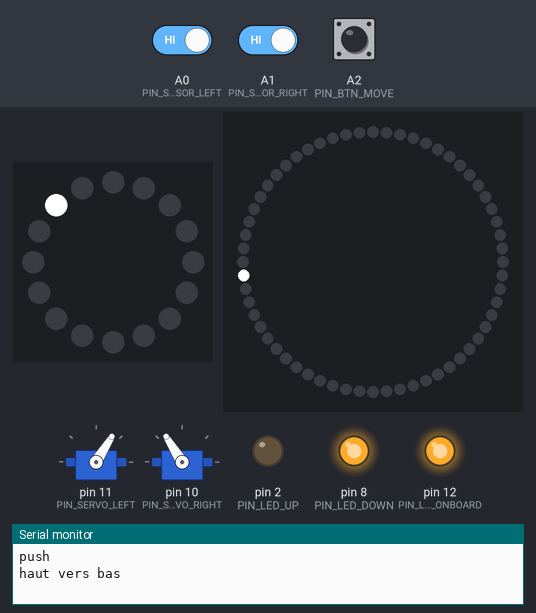
A sketch run on a simulated Arduino Uno, built with avr-gcc and run on an emulated ATmega328P. Parts: 2 × servo, 16 RGB LEDs in a ring, first at the top, clockwise, 60 RGB LEDs in a ring, first at the top, clockwise, output pins drawn as LEDs (lit = HIGH), the last lines printed to the serial monitor. Inputs (shaded band) come from the test bench; at power-on: A2 (PIN_BTN_MOVE) HIGH, A0 (PIN_SENSOR_LEFT) HIGH, A1 (PIN_SENSOR_RIGHT) HIGH.

Above: at 3.3 s.
3.4 s: A2 (PIN_BTN_MOVE) pulled LOW for 0.15 s
At 3.85 s:
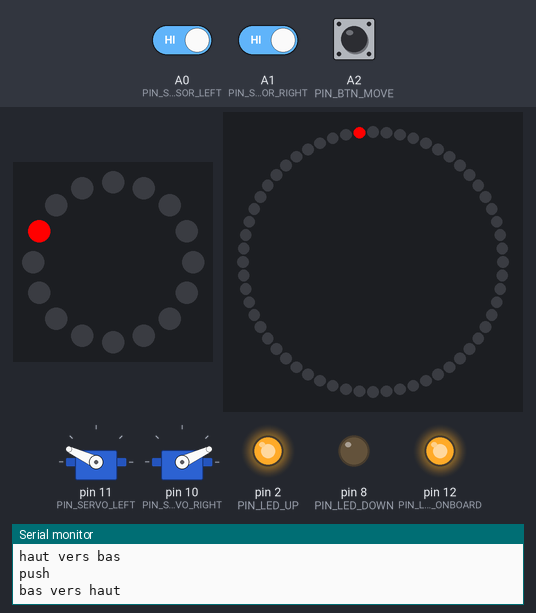
4.1 s: A2 (PIN_BTN_MOVE) pulled LOW for 1 s
At 5.4 s:
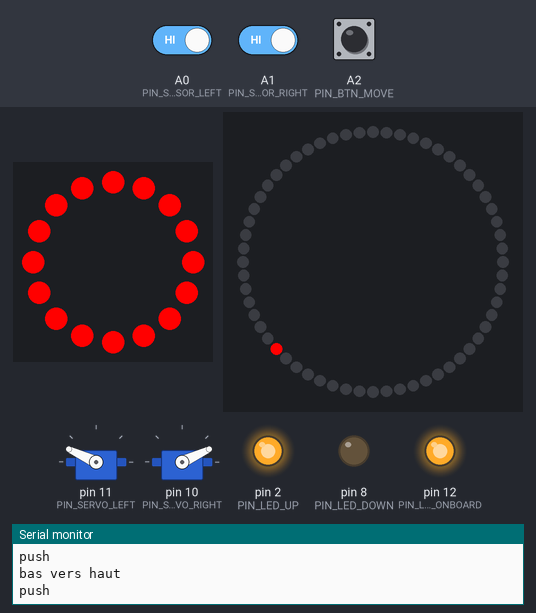
8.1 s: A0 (PIN_SENSOR_LEFT) driven LOW
At 8.35 s:
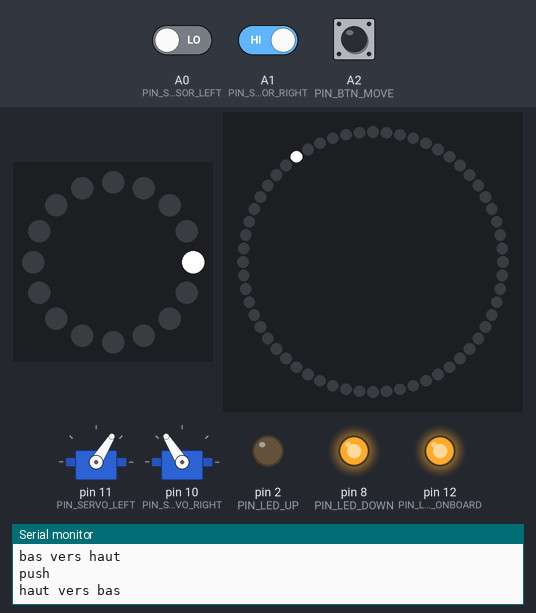
9.7 s: A1 (PIN_SENSOR_RIGHT) driven LOW
At 9.85 s:
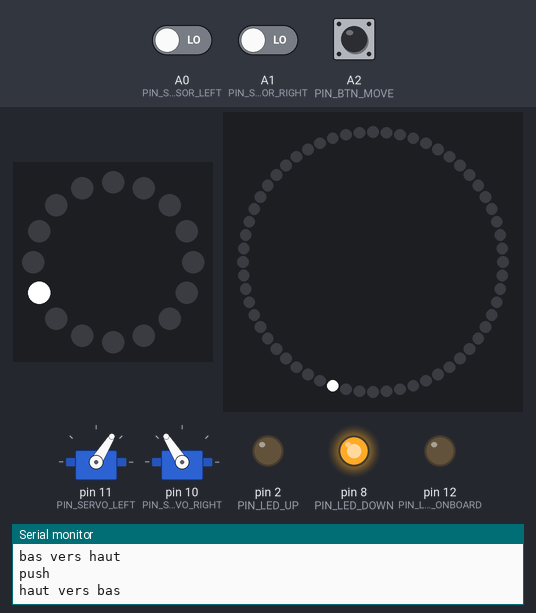
12.1 s: A2 (PIN_BTN_MOVE) pulled LOW for 0.15 s
At 12.55 s:
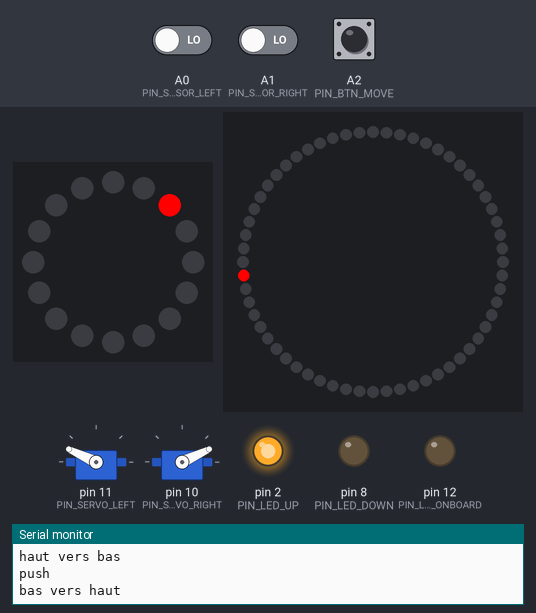
12.8 s: A2 (PIN_BTN_MOVE) pulled LOW for 3.2 s
At 17.3 s:
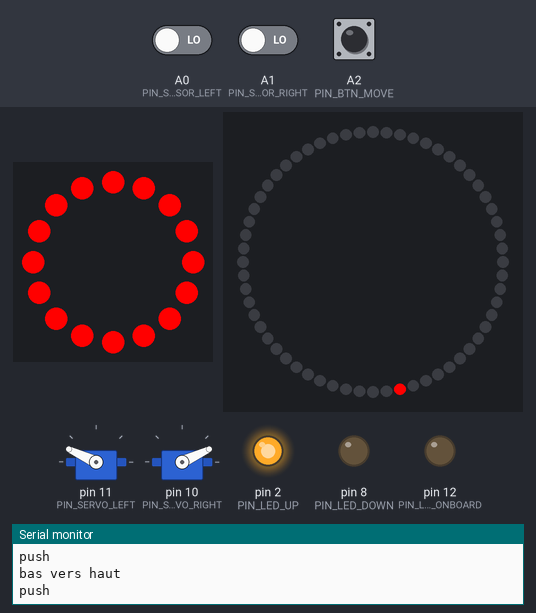
Timing chart, 0 to 20.0 s (numbered marks = the images above; inputs shaded):
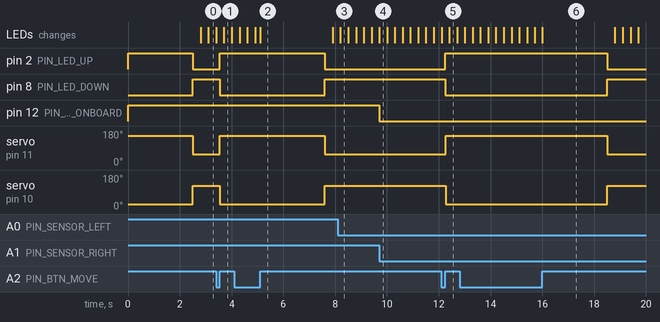

Measured:
- after the input at 3.4 s, pin 2 (PIN_LED_UP): LOW → HIGH after 0.15 s; pin 8 (PIN_LED_DOWN): HIGH → LOW after 0.15 s; servo on pin 11 (PIN_SERVO_LEFT): 58° → 155° after 0.15 s; servo on pin 10 (PIN_SERVO_RIGHT): 122° → 25° after 0.15 s; the LEDs: first differ from a run without the input after 0.31 s (image 1)
- after the input at 4.1 s, pin 2 (PIN_LED_UP): HIGH → LOW after 3.5 s; pin 8 (PIN_LED_DOWN): LOW → HIGH after 3.5 s; servo on pin 11 (PIN_SERVO_LEFT): 155° → 58° after 3.5 s; servo on pin 10 (PIN_SERVO_RIGHT): 25° → 122° after 3.5 s; the LEDs: first differ from a run without the input after 1.0 s (image 2)
- after the input at 9.7 s, pin 12 (PIN_LED_ONBOARD): HIGH → LOW at once
- after the input at 12.1 s, pin 2 (PIN_LED_UP): LOW → HIGH after 0.15 s; pin 8 (PIN_LED_DOWN): HIGH → LOW after 0.15 s; servo on pin 11 (PIN_SERVO_LEFT): 58° → 155° after 0.17 s; servo on pin 10 (PIN_SERVO_RIGHT): 122° → 25° after 0.17 s; the LEDs: first differ from a run without the input after 0.31 s (image 5)
- after the input at 12.8 s, pin 2 (PIN_LED_UP): HIGH → LOW after 5.7 s; pin 8 (PIN_LED_DOWN): LOW → HIGH after 5.7 s; servo on pin 11 (PIN_SERVO_LEFT): 155° → 58° after 5.7 s; servo on pin 10 (PIN_SERVO_RIGHT): 25° → 122° after 5.7 s; the LEDs: first differ from a run without the input after 3.2 s (image 6)
- what the display in image 2 shows lasts 2.8 s, from 5.1 s to 7.9 s

The sketch:

EasyCode.ino
```cpp
#include <Adafruit_NeoPixel.h>
#include <Servo.h>


// Pins definitions

#define PIN_LED_ONBOARD 12
#define PIN_LED_UP      2
#define PIN_LED_DOWN    8

#define PIN_MOTOR_A 6
#define PIN_MOTOR_B 7
#define PIN_MOTOR_C 5
#define PIN_MOTOR_D 4

#define PIN_SENSOR_LEFT  A0
#define PIN_SENSOR_RIGHT A1

#define PIN_BTN_MOVE A2

#define PIN_LEDSTRIP_INNER 3
#define PIN_LEDSTRIP_OUTER 9

#define PIN_SERVO_LEFT  11
#define PIN_SERVO_RIGHT 10


// Other parameters

#define SENSOR_R_DETECT 100
#define SENSOR_L_DETECT 100

#define MOTOR_SPEED 30 // RPMs  //not use

#define NUMBER_LEDRINGL 16    //Number of led in the Little LedRing, Can Change
#define NUMBER_LEDRINGB 60   //Number of led in the Big LedRing, Can Change

#define SERVO_LOW_ANGLE    155
#define SERVO_HIGH_ANGLE   58

#define TIMELEDANIM 500//Time for led frame(not in seconde), Can Change
#define TIMELEDANIMUP 50//Time for led frame(not in seconde), Can Change
#define WHITE Color(255,255,255)
#define RED Color(255,0,0)

Servo ServoL;
Servo ServoR;

Adafruit_NeoPixel LedRing_l = Adafruit_NeoPixel(NUMBER_LEDRINGL, PIN_LEDSTRIP_INNER, NEO_GRB);
Adafruit_NeoPixel LedRing_b = Adafruit_NeoPixel(NUMBER_LEDRINGB, PIN_LEDSTRIP_OUTER, NEO_GRB);


void setup()
{
  Serial.begin(9600);
  pinMode(PIN_SERVO_LEFT,OUTPUT);
  pinMode(PIN_SERVO_RIGHT,OUTPUT);
  pinMode(PIN_BTN_MOVE,INPUT_PULLUP);

  ServoL.attach(PIN_SERVO_LEFT);
  ServoR.attach(PIN_SERVO_RIGHT);

  ServoL.write(SERVO_LOW_ANGLE);
  ServoR.write(180-SERVO_LOW_ANGLE);

  LedRing_l.begin();
  LedRing_b.begin();
  LedRing_l.show();
  LedRing_b.show();
  LedRing_l.setBrightness(255);
  LedRing_b.setBrightness(255);


  pinMode(PIN_LED_UP,OUTPUT);
  pinMode(PIN_LED_DOWN,OUTPUT);
  pinMode(PIN_LED_ONBOARD, OUTPUT);


  pinMode(PIN_SENSOR_RIGHT,INPUT);
  pinMode(PIN_SENSOR_LEFT,INPUT);
}


void loop()
{
  int State_Vitrine = door_gestion();

  action_motor(State_Vitrine);
  action_led(State_Vitrine);
}


int door_gestion()
{
  static int State_Vitrine = 1;
  int Is_Push = 0;
  static int Press = 0;
  int Is_Inplace = 0;
  static int Out = 0;
  static int Can_Move = 1;

  //BTN
  if (digitalRead(PIN_BTN_MOVE) == HIGH && !Press)
  {
    Is_Push = 1;
    Press = 1;
  }
  if (digitalRead(PIN_BTN_MOVE) == LOW)
  {
    Press = 0;
  }

  if (Is_Push)
  {
    Serial.println("push");
  }


  //DETECTOR OF STATUE
  if (digitalRead(PIN_SENSOR_LEFT) == LOW)
  {
    Out = 1;
  }
  if (digitalRead(PIN_SENSOR_RIGHT) == LOW)
  {
    Out = Out && 1;
  }
  else
  {
    Out = 0;
  }

  if (Out)
  {
    digitalWrite(PIN_LED_ONBOARD, LOW);
  }

  if (digitalRead(PIN_SENSOR_LEFT) == HIGH)
  {
    Is_Inplace = 1;
    digitalWrite(PIN_LED_ONBOARD, HIGH);
  }
  if (digitalRead(PIN_SENSOR_RIGHT) == HIGH)
  {
    Is_Inplace = 1;
    digitalWrite(PIN_LED_ONBOARD, HIGH);
  }

  if (Out && Is_Inplace)
  {
    Can_Move = 1;
    Out = 0;
  }


  // Vitrine en bas
  if (State_Vitrine == 0)
  {
    digitalWrite(PIN_LED_DOWN, HIGH);
    digitalWrite(PIN_LED_UP, LOW);

    if (Is_Push)
    {
      Serial.println("bas vers haut");
      ServoL.write(SERVO_LOW_ANGLE);
      ServoR.write(180-SERVO_LOW_ANGLE);
      State_Vitrine = 1;
      Can_Move = 0;
    }
  }

  else // Vitrine en haut
  {
    digitalWrite(PIN_LED_DOWN, LOW);
    digitalWrite(PIN_LED_UP, HIGH);

    if (Is_Push || Can_Move)
    {
      LedRing_l.fill(LedRing_l.RED, 0, NUMBER_LEDRINGL);
      LedRing_l.show();
      delay(2500);
      Serial.println("haut vers bas");
      ServoL.write(SERVO_HIGH_ANGLE);
      ServoR.write(180-SERVO_HIGH_ANGLE);
      State_Vitrine = 0;
    }
  }

  return State_Vitrine;
}


void action_motor(int state)
{
  static bool _steps[8][4] = {
    {HIGH, LOW , LOW , LOW },
    {HIGH, LOW , HIGH, LOW },
    {LOW , LOW , HIGH, LOW },
    {LOW , HIGH, HIGH, LOW },
    {LOW , HIGH, LOW , LOW },
    {LOW , HIGH, LOW , HIGH},
    {LOW , LOW , LOW , HIGH},
    {HIGH, LOW , LOW , HIGH}};
  static int _pins[4] = {
    PIN_MOTOR_A, PIN_MOTOR_B, PIN_MOTOR_C, PIN_MOTOR_D};
  static int _pinsLen = 4;
  static int _stepsLen = 8;
  static int _currentStep = 0;

  if (state)
  {
    digitalWrite(PIN_MOTOR_A,HIGH);
    digitalWrite(PIN_MOTOR_B,HIGH);
    digitalWrite(PIN_MOTOR_C,HIGH);
    digitalWrite(PIN_MOTOR_D,HIGH);
  }
  else
  {
    for (int i = _pinsLen; i--;)
    {
      digitalWrite(_pins[i], _steps[_currentStep][i]);
    }
    _currentStep++;
    if (_currentStep >= _stepsLen)
    {
      _currentStep = 0;
    }
  }
}


void action_led(int state)
{
  static int _delay = 0;
  if (_delay <= TIMELEDANIM)
  {
    _delay ++;
  }
  else
  {
    static int i1 = 0;
    static int i2 = NUMBER_LEDRINGB/2;
    LedRing_b.clear();
    LedRing_l.clear();


    LedRing_b.setPixelColor(i2, (state==0 ?LedRing_b.WHITE : LedRing_b.RED));
    LedRing_l.setPixelColor(i1, (state == 0 ? LedRing_l.WHITE : LedRing_l.RED));

    i1 = (i1+1)%NUMBER_LEDRINGL;
    i2 = (i2+1)%NUMBER_LEDRINGB;

    LedRing_b.show();
    LedRing_l.show();

    _delay = 0;
  }

}

/*
void action_ledup()
{
  static int _delay = 0;
  if (_delay <= TIMELEDANIMUP)
  {
    _delay ++;
  }
  else
  {
    static int d1 = 0;
    static int d2 = 1;

    LedRing_b.clear();
    LedRing_l.clear();

    for (int i=d1; i< NUMBER_LEDRINGL; i+=2)
    {
      LedRing_l.setPixelColor(i, LedRing_l.RED);
    }

    for (int i=d2; i< NUMBER_LEDRINGB; i+=2)
    {
     	LedRing_b.setPixelColor(i, LedRing_b.RED);
    }

    LedRing_b.show();
    LedRing_l.show();

    d1 = (d1+1)%2;
    d2 = (d2+1)%2;
  }
}
*/
```
